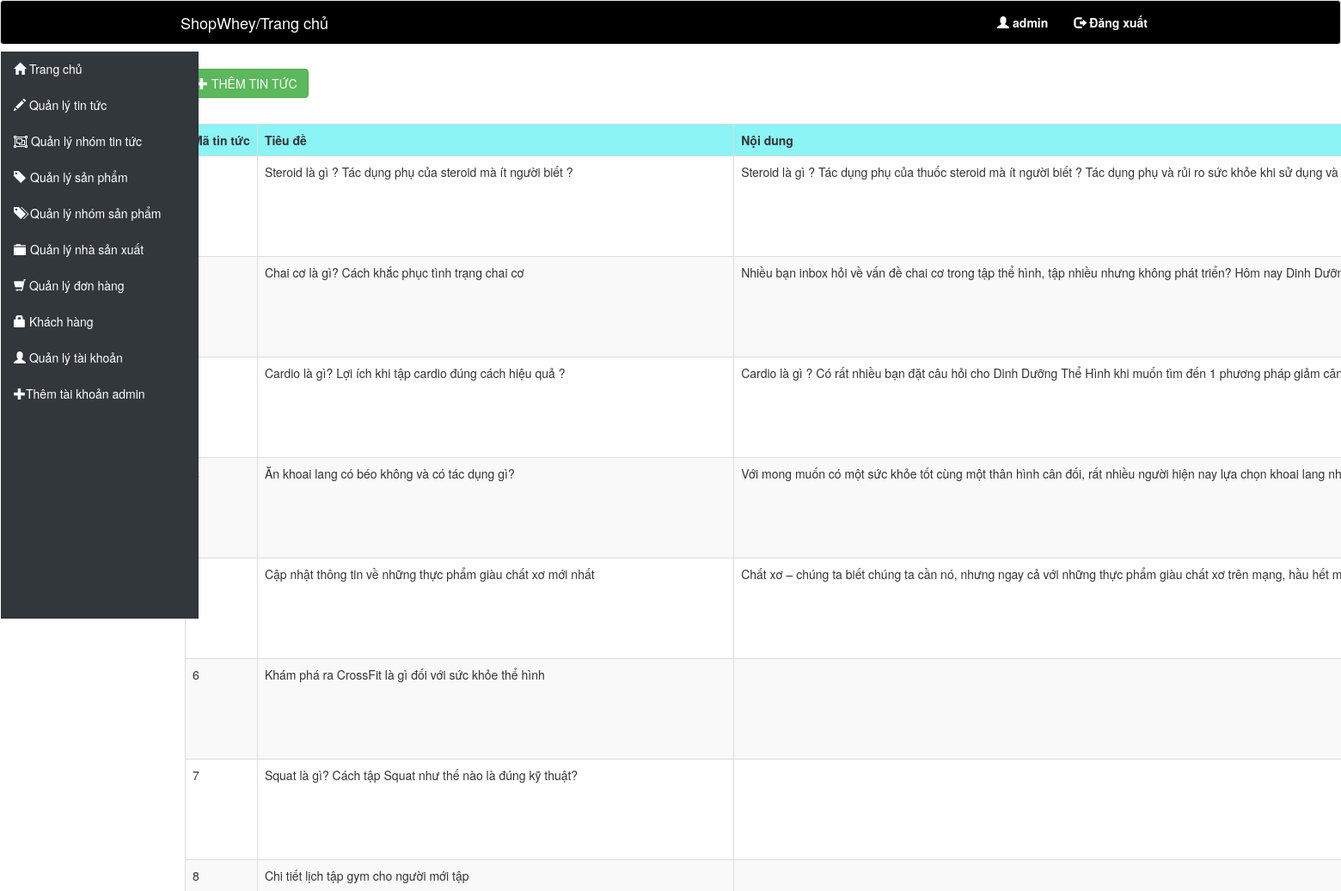
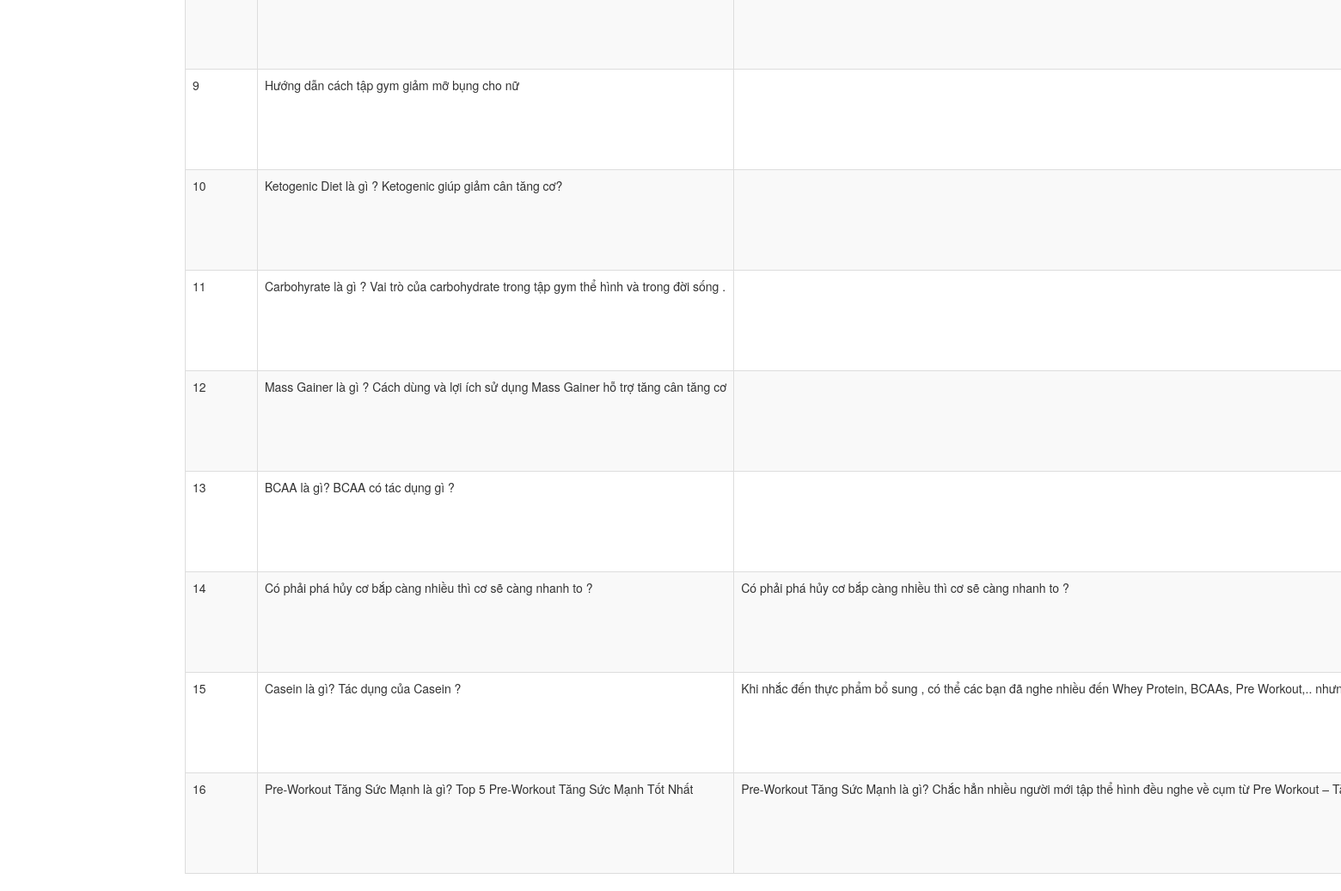
/admin/Index.php?page=quanlytintuc (signed in), run on the app's committed database (2 pictures, top to bottom).
### tables this page shows
CREATE TABLE IF NOT EXISTS `tbl_news_detail` (
`IdNews` int(156) NOT NULL,
  `Title` varchar(156) NOT NULL,
  `Content` varchar(156) NOT NULL,
  `Description` varchar(10000) NOT NULL,
  `IdNewsGroup` int(156) NOT NULL,
  `Image` varchar(200) NOT NULL
);

### admin/View/quanlytintuc.php (the view, shortened to what this page needs)
<head>
</head>
<?php
	$sql1 = "SELECT* FROM tbl_news_detail INNER JOIN tbl_news_group ON tbl_news_group.IdNewsGroup = tbl_news_detail.IdNewsGroup";
	$query1 = mysqli_query($conn, $sql1);
?>
	<h3><a class="btn btn-success" href="Index.php?page=themtintuc"><span class="glyphicon glyphicon-plus"></span> THÊM TIN TỨC</a></h3>
	<br>
	<table class="table table-striped table-hover table-bordered animated zoomIn" class="cach">
		<tr>
			<td style="font-weight: bold; background: #8bf4f5;">Mã tin tức</td>
			<td style="font-weight: bold; background: #8bf4f5;">Tiêu đề</td>
			<td style="font-weight: bold; background: #8bf4f5;">Nội dung</td>
		</tr>
		<?php
		while ($row1 = mysqli_fetch_array($query1)) {
			?>
		<tr>
			<td><?php echo($row1["IdNews"]) ?></td>
			<td class="otintuc"><?php echo($row1["Title"]) ?></td>
			<td class="otintuc"><?php echo($row1["Content"]) ?></td>
		</tr>
		<?php
			}
		?>
	</table>

### admin/View/quanlytintuc.php (style rules this page uses)
td { width: 100px; white-space: nowrap; }

### data on the page
tbl_news_detail: Title "Steroid là gì ? Tác dụng phụ của steroid mà ít người biết ?", Content "Steroid là gì ? Tác dụng phụ của thuốc steroid mà ít người biết ? Tác dụng phụ và rủi ro sức khỏe khi sử dụng và…"
tbl_news_detail: Title "Chai cơ là gì? Cách khắc phục tình trạng chai cơ", Content "Nhiều bạn inbox hỏi về vấn đề chai cơ trong tập thể hình, tập nhiều nhưng không phát triển? Hôm nay Dinh…"
tbl_news_detail: Title "Cardio là gì? Lợi ích khi tập cardio đúng cách hiệu quả ?", Content "Cardio là gì ? Có rất nhiều bạn đặt câu hỏi cho Dinh Dưỡng Thể Hình khi muốn tìm đến 1 phương pháp giảm…"
tbl_news_detail: Title "Ăn khoai lang có béo không và có tác dụng gì?", Content "Với mong muốn có một sức khỏe tốt cùng một thân hình cân đối, rất nhiều người hiện nay lựa chọn khoai lang…"
tbl_news_detail: Title "Cập nhật thông tin về những thực phẩm giàu chất xơ mới nhất", Content "Chất xơ – chúng ta biết chúng ta cần nó, nhưng ngay cả với những thực phẩm giàu chất xơ trên mạng, hầu hết…"
tbl_news_detail: IdNews "6", Title "Khám phá ra CrossFit là gì đối với sức khỏe thể hình"
tbl_news_detail: IdNews "7", Title "Squat là gì? Cách tập Squat như thế nào là đúng kỹ thuật?"
tbl_news_detail: IdNews "8", Title "Chi tiết lịch tập gym cho người mới tập"
tbl_news_detail: IdNews "9", Title "Hướng dẫn cách tập gym giảm mỡ bụng cho nữ"
tbl_news_detail: IdNews "10", Title "Ketogenic Diet là gì ? Ketogenic giúp giảm cân tăng cơ?"
tbl_news_detail: IdNews "11", Title "Carbohyrate là gì ? Vai trò của carbohydrate trong tập gym thể hình và trong đời sống ."
tbl_news_detail: IdNews "12", Title "Mass Gainer là gì ? Cách dùng và lợi ích sử dụng Mass Gainer hỗ trợ tăng cân tăng cơ"
tbl_news_detail: IdNews "13", Title "BCAA là gì? BCAA có tác dụng gì ?"
tbl_news_detail: IdNews "14", Title "Có phải phá hủy cơ bắp càng nhiều thì cơ sẽ càng nhanh to ?", Content "Có phải phá hủy cơ bắp càng nhiều thì cơ sẽ càng nhanh to ?"
tbl_news_detail: IdNews "15", Title "Casein là gì? Tác dụng của Casein ?", Content "Khi nhắc đến thực phẩm bổ sung , có thể các bạn đã nghe nhiều đến Whey Protein, BCAAs, Pre Workout,..…"
tbl_news_detail: IdNews "16", Title "Pre-Workout Tăng Sức Mạnh là gì? Top 5 Pre-Workout Tăng Sức Mạnh Tốt Nhất", Content "Pre-Workout Tăng Sức Mạnh là gì? Chắc hẳn nhiều người mới tập thể hình đều nghe về cụm từ Pre Workout –…"

### other printed values
$_SESSION['admin'] "admin"
